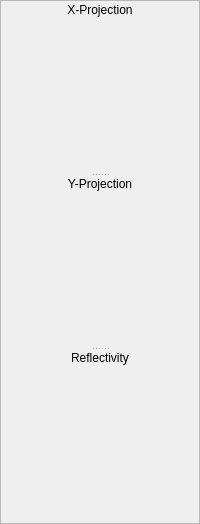
      <widget class="QFrame" name="rightPlots">
       <property name="sizePolicy">
        <sizepolicy hsizetype="Expanding" vsizetype="Expanding">
         <horstretch>1</horstretch>
         <verstretch>0</verstretch>
        </sizepolicy>
       </property>
       <property name="frameShape">
        <enum>QFrame::StyledPanel</enum>
       </property>
       <property name="frameShadow">
        <enum>QFrame::Raised</enum>
       </property>
       <layout class="QVBoxLayout" name="verticalLayout_2">
        <property name="margin">
         <number>2</number>
        </property>
        <item>
         <widget class="QSplitter" name="plotSplitter">
          <property name="orientation">
           <enum>Qt::Vertical</enum>
          </property>
          <property name="childrenCollapsible">
           <bool>false</bool>
          </property>
          <widget class="QWidget" name="widget_4" native="true">
           <property name="sizePolicy">
            <sizepolicy hsizetype="Preferred" vsizetype="Preferred">
             <horstretch>0</horstretch>
             <verstretch>2</verstretch>
            </sizepolicy>
           </property>
           <layout class="QVBoxLayout" name="verticalLayout_24">
            <item>
             <widget class="QLabel" name="label_35">
              <property name="sizePolicy">
               <sizepolicy hsizetype="Preferred" vsizetype="Fixed">
                <horstretch>0</horstretch>
                <verstretch>0</verstretch>
               </sizepolicy>
              </property>
              <property name="text">
               <string>X-Projection</string>
              </property>
              <property name="alignment">
               <set>Qt::AlignCenter</set>
              </property>
             </widget>
            </item>
            <item>
             <widget class="MPLWidget" name="x_project" native="true">
              <property name="sizePolicy">
               <sizepolicy hsizetype="Preferred" vsizetype="Expanding">
                <horstretch>0</horstretch>
                <verstretch>0</verstretch>
               </sizepolicy>
              </property>
              <property name="minimumSize">
               <size>
                <width>150</width>
                <height>150</height>
               </size>
              </property>
             </widget>
            </item>
           </layout>
          </widget>
          <widget class="QWidget" name="widget_2" native="true">
           <property name="sizePolicy">
            <sizepolicy hsizetype="Preferred" vsizetype="Preferred">
             <horstretch>0</horstretch>
             <verstretch>1</verstretch>
            </sizepolicy>
           </property>
           <layout class="QVBoxLayout" name="verticalLayout_23">
            <item>
             <widget class="QLabel" name="label_34">
              <property name="sizePolicy">
               <sizepolicy hsizetype="Preferred" vsizetype="Fixed">
                <horstretch>0</horstretch>
                <verstretch>0</verstretch>
               </sizepolicy>
              </property>
              <property name="text">
               <string>Y-Projection</string>
              </property>
              <property name="alignment">
               <set>Qt::AlignCenter</set>
              </property>
             </widget>
            </item>
            <item>
             <widget class="MPLWidget" name="y_project" native="true">
              <property name="minimumSize">
               <size>
                <width>150</width>
                <height>150</height>
               </size>
              </property>
             </widget>
            </item>
           </layout>
          </widget>
          <widget class="QWidget" name="widget" native="true">
           <property name="sizePolicy">
            <sizepolicy hsizetype="Preferred" vsizetype="Preferred">
             <horstretch>0</horstretch>
             <verstretch>3</verstretch>
            </sizepolicy>
           </property>
           <layout class="QVBoxLayout" name="verticalLayout_22">
            <item>
             <widget class="QLabel" name="label_33">
              <property name="sizePolicy">
               <sizepolicy hsizetype="Preferred" vsizetype="Fixed">
                <horstretch>0</horstretch>
                <verstretch>0</verstretch>
               </sizepolicy>
              </property>
              <property name="text">
               <string>Reflectivity</string>
              </property>
              <property name="alignment">
               <set>Qt::AlignCenter</set>
              </property>
             </widget>
            </item>
            <item>
             <widget class="MPLWidget" name="refl" native="true">
              <property name="sizePolicy">
               <sizepolicy hsizetype="Preferred" vsizetype="Expanding">
                <horstretch>0</horstretch>
                <verstretch>0</verstretch>
               </sizepolicy>
              </property>
              <property name="minimumSize">
               <size>
                <width>150</width>
                <height>150</height>
               </size>
              </property>
             </widget>
            </item>
           </layout>
          </widget>
         </widget>
        </item>
       </layout>
      </widget>
